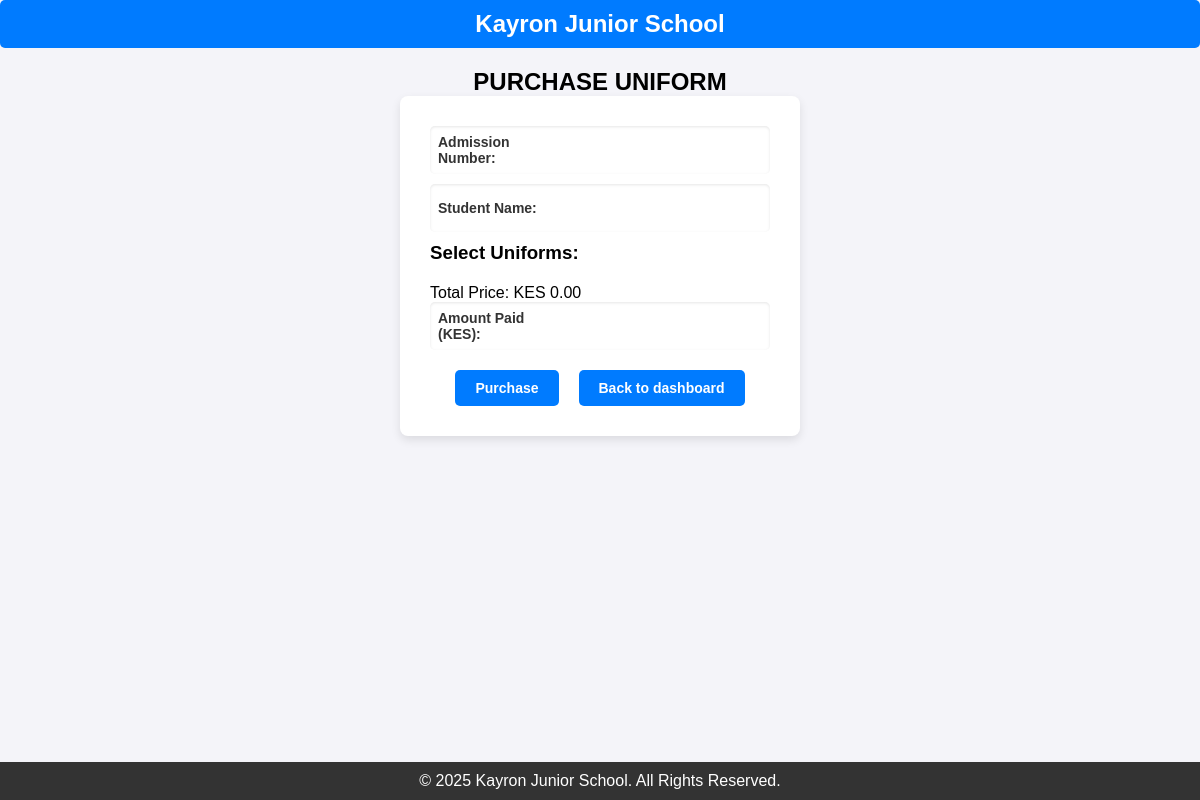
Page /php/process-uniform.php on the earlier database version.
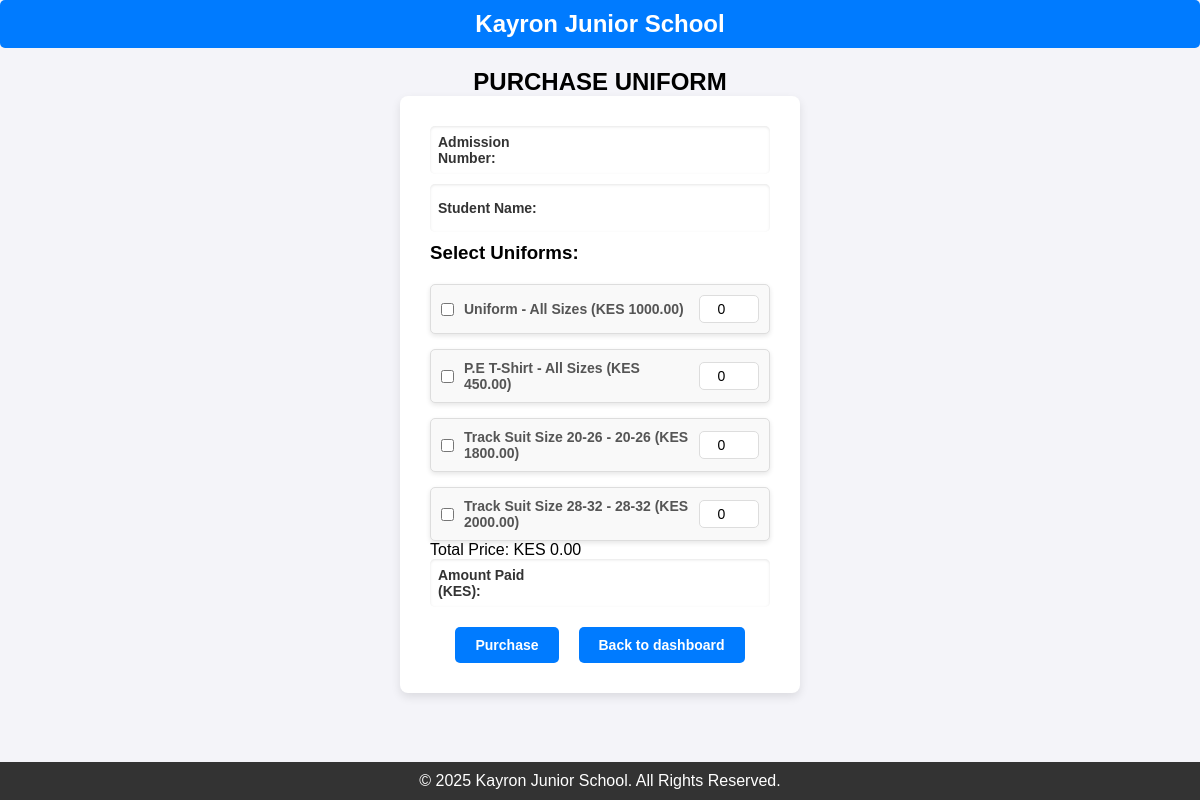
Same page on the later database version.
### tables this page shows
CREATE TABLE uniform_prices (
    id INT AUTO_INCREMENT PRIMARY KEY,
    uniform_type ENUM('Uniform', 'P.E T-Shirt', 'Track Suit Size 20-26', 'Track Suit Size 28-32') NOT NULL,
    size VARCHAR(10) NOT NULL,
    price DECIMAL(10,2) NOT NULL
);

### php/process-uniform.php (the view, shortened to what this page needs)
<?php
include 'db.php';
?>
<!DOCTYPE html>
<html lang="en">
<head>
    <link rel="stylesheet" href="../style/style.css">
</head>
<body>
    <div class="heading-all">
        <h2 class="title">Kayron Junior School</h2>
    </div>
    <div class="add-heading">
        <h2>Purchase  Uniform</h2>
    </div>
    <div class="lunch-form">
        <form action="process-uniform.php" method="POST">
            <div class="form-group">
                <label for="admission_no">Admission Number:</label>
                <input type="text" id="admission_no" name="admission_no" required oninput="fetchStudentName()">
            </div>
            <div class="form-group">
                <label for="name">Student Name:</label>
                <input type="text" id="name" name="name" required>
            </div>
            <h3>Select Uniforms:</h3>
            <div id="uniforms-list">
            <?php
            $stmt = $conn->prepare("SELECT id, uniform_type, size, price FROM uniform_prices");
            $stmt->execute();
            $result = $stmt->get_result();
            while ($uniform = $result->fetch_assoc()):
            ?>
            <div class="uniform-item">
                <label class="uniform-label">
                    <input type="checkbox" name="uniforms[<?= $uniform['id']; ?>]" value="1">
                    <span class="uniform-info"><?= $uniform['uniform_type'] . " - " . $uniform['size'] . " (KES " . $uniform['price'] . ")"; ?></span>
                </label>
                <input type="number" class="quantity" name="uniforms[<?= $uniform['id']; ?>]" data-price="<?= $uniform['price']; ?>" min="0" value="0" onchange="updateTotalPrice()">
            </div>
            <?php endwhile; ?>
            </div>
            <div class="from-group">
                <p id="total_price">Total Price: KES 0.00</p>
            </div>
            <div class="form-group">
                <label for="amount_paid">Amount Paid (KES):</label>
                <input type="number" name="amount_paid" min="0" required>
            </div>
            <div class="button-container">
                <button type="submit" class="add-student-btn">Purchase</button>
                <button type="button" class="add-student-btn"><a href="./dashboard.php">Back to dashboard</a></button>
        </div>
        </form>
    </div>
    <footer class="footer">
        <p>&copy; <?php echo date("Y")?> Kayron Junior School. All Rights Reserved.</p>
    </footer>
</body>
</html>

### style/style.css (style rules this page uses)
* { margin: 0; padding: 0; box-sizing: border-box; font-family: Arial, sans-serif; }
body { font-family: Arial, sans-serif; background-color: #f4f4f9; margin: 0; padding: 0; }
.heading-all { text-align: center; background: #007bff; color: #fff; padding: 10px; margin-bottom: 20px; border-radius: 5px; }
.form-group { flex: 1 1 calc(50% - 10px); display: flex; align-items: center; background: #fff; padding: 8px; border-radius: 5px; box-shadow: inset 0px 1px 3px rgba(0, 0, 0, 0.1); }
.form-group label { display: flex; align-items: center; font-size: 14px; font-weight: bold; color: #333; margin-right: 10px; }
.form-group input, select { flex: 1; padding: 8px; border: none; outline: none; font-size: 14px; font-weight: bold; background: transparent; }
.button-container { display: flex; justify-content: center; gap: 20px; margin-top: 20px; }
.add-student-btn { padding: 10px 20px; font-size: 14px; font-weight: bold; color: white; background: #007bff; border: none; border-radius: 5px; cursor: pointer; transition: 0.3s; display: inline-block; text-align: center; }
.add-student-btn a { text-decoration: none; color: white; }
.add-heading { text-align: center; text-transform: uppercase; font-weight: bold; }
.lunch-form { max-width: 400px; margin: 0 auto; background-color: #fff; padding: 30px; border-radius: 8px; box-shadow: 0 4px 10px rgba(0, 0, 0, 0.1); }
.lunch-form .form-group { flex: 1 1 calc(50% - 10px); display: flex; align-items: center; background: #fff; padding: 8px; border-radius: 5px; box-shadow: inset 0px 1px 3px rgba(0, 0, 0, 0.1); margin-bottom: 10px; }
.footer { margin-top: 10px; text-align: center; padding: 10px; background: #333; color: white; position: fixed; bottom: 0px; width: 100%; }
#uniforms-list { margin-top: 20px; display: flex; flex-direction: column; gap: 15px; }
.uniform-item { display: flex; align-items: center; justify-content: space-between; background-color: #f9f9f9; padding: 10px; border-radius: 5px; border: 1px solid #ddd; box-shadow: 0 2px 5px rgba(0, 0, 0, 0.1); transition: transform 0.2s ease; }
.uniform-label { display: flex; align-items: center; font-size: 14px; color: #333; flex-grow: 1; margin-right: 10px; }
.uniform-label input[type="checkbox"] { margin-right: 10px; }
.uniform-info { font-weight: bold; color: #555; }
.quantity { width: 60px; padding: 5px; font-size: 14px; border: 1px solid #ddd; border-radius: 5px; text-align: center; }

Differences in the rows shown:
added uniform_prices: uniform_type "Uniform", size "All Sizes", price "1000.00"
added uniform_prices: uniform_type "P.E T-Shirt", size "All Sizes", price "450.00"
added uniform_prices: uniform_type "Track Suit Size 20-26", size "20-26", price "1800.00"
added uniform_prices: uniform_type "Track Suit Size 28-32", size "28-32", price "2000.00"
